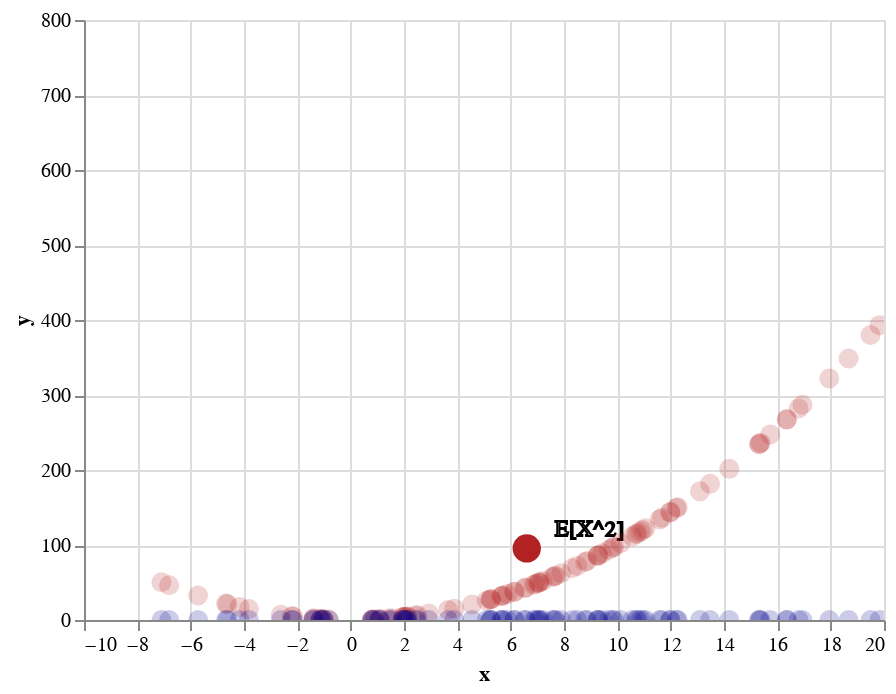

The notebook cell this image was saved under:
### Markdown cell above
### Find the expectation of the squares

Because each $x_i$ has equal probability, if we average the y-coordinates of the black dots, we get the expected value of $x_i^2$, which is $\mathbb{E}[X^2] = \frac{\Sigma_i^N[x_i]}{N}$. We show $\mathbb{E}[X^2]$ as a big red dot on the chart. For clarity, I shift the axis a bit to zoom in.

### Code cell
expected_x2, labels2 = make_scatter_chart_with_labels(X=[np.mean(s)], size=200, opacity=1, domain=(-10, 20), Y=[np.mean([i ** 2 for i in s])], L=["E[X^2]"], color="firebrick")
x2_points = make_scatter_chart(X=s, Y=[i ** 2 for i in s], color="firebrick", domain=(-10, 20))
x_points = make_scatter_chart(opacity=.2, X=s, Y=np.zeros(len(s)), domain=(-10, 20))

expected_x2 + labels2 + x2_points + x_points

### Figure 1 — Vega-Lite specification as saved in the notebook (floating-point values rounded to 4 significant figures)
{"$schema": "https://vega.github.io/schema/vega-lite/v2.6.0.json", "config": {"view": {"height": 300, "width": 400}}, "layer": [{"data": {"values": [{"label": "E[X^2]", "x": 6.603, "y": 95.37}]}, "encoding": {"x": {"field": "x", "scale": {"domain": [-10, 20]}, "type": "quantitative"}, "y": {"field": "y", "type": "quantitative"}}, "mark": {"clip": true, "color": "firebrick", "filled": true, "opacity": 1, "size": 200, "type": "point"}}, {"data": {"values": [{"label": "E[X^2]", "x": 6.603, "y": 95.37}]}, "encoding": {"text": {"field": "label", "type": "nominal"}, "x": {"field": "x", "scale": {"domain": [-10, 20]}, "type": "quantitative"}, "y": {"field": "y", "type": "quantitative"}}, "mark": {"align": "left", "baseline": "bottom", "dx": 16, "fill": "white", "fillOpacity": 1, "opacity": 1, "stroke": "black", "type": "text", "xOffset": -2, "yOffset": -4}}, {"data": {"values": [{"x": 16.36, "y": 267.5}, {"x": 2.067, "y": 4.274}, {"x": 5.266, "y": 27.73}, {"x": -1.135, "y": 1.288}, {"x": 13.48, "y": 181.6}, {"x": -1.015, "y": 1.031}, {"x": 15.31, "y": 234.4}, {"x": 9.284, "y": 86.19}, {"x": 6.526, "y": 42.59}, {"x": 10.56, "y": 111.6}, {"x": 6.129, "y": 37.57}, {"x": 5.233, "y": 27.38}, {"x": 2.106, "y": 4.434}, {"x": 8.304, "y": 68.95}, {"x": 5.632, "y": 31.72}, {"x": 0.889, "y": 0.7904}, {"x": -4.163, "y": 17.33}, {"x": 2.438, "y": 5.942}, {"x": 6.864, "y": 47.12}, {"x": 5.877, "y": 34.54}, {"x": 1.554, "y": 2.416}, {"x": 2.123, "y": 4.508}, {"x": -1.382, "y": 1.909}, {"x": 6.556, "y": 42.97}, {"x": 2.925, "y": 8.558}, {"x": 9.819, "y": 96.41}, {"x": 9.686, "y": 93.82}, {"x": -2.201, "y": 4.846}, {"x": -5.721, "y": 32.73}, {"x": 1.971, "y": 3.885}, {"x": 15.33, "y": 235.0}, {"x": 7.637, "y": 58.32}, {"x": 18.67, "y": 348.6}, {"x": 2.501, "y": 6.257}, {"x": -6.807, "y": 46.34}, {"x": 24.5, "y": 600.2}, {"x": -15.13, "y": 229.0}, {"x": 7.209, "y": 51.97}, {"x": -7.096, "y": 50.35}, {"x": 11.67, "y": 136.2}, {"x": -1.126, "y": 1.269}, {"x": 7.565, "y": 57.23}, {"x": 7.684, "y": 59.05}, {"x": 1.986, "y": 3.943}, {"x": 15.73, "y": 247.5}, {"x": 8.867, "y": 78.63}, {"x": 14.2, "y": 201.6}, {"x": 13.1, "y": 171.6}, {"x": 6.149, "y": 37.81}, {"x": 9.276, "y": 86.04}, {"x": 0.7951, "y": 0.6323}, {"x": 8.793, "y": 77.32}, {"x": 12.22, "y": 149.3}, {"x": -3.815, "y": 14.56}, {"x": 10.95, "y": 120.0}, {"x": -2.163, "y": 4.681}, {"x": 1.428, "y": 2.038}, {"x": 16.8, "y": 282.1}, {"x": 5.099, "y": 26.0}, {"x": 9.436, "y": 89.03}, {"x": -4.676, "y": 21.87}, {"x": 16.36, "y": 267.5}, {"x": 11.59, "y": 134.2}, {"x": -2.62, "y": 6.864}, {"x": 16.94, "y": 287.1}, {"x": 4.552, "y": 20.72}, {"x": 11.98, "y": 143.5}, {"x": 5.684, "y": 32.31}, {"x": 28.09, "y": 789.2}, {"x": 7.896, "y": 62.34}, {"x": 17.95, "y": 322.1}, {"x": 19.83, "y": 393.1}, {"x": 9.875, "y": 97.51}, {"x": 11.06, "y": 122.3}, {"x": -4.62, "y": 21.34}, {"x": 10.75, "y": 115.6}, {"x": 5.712, "y": 32.62}, {"x": 8.495, "y": 72.16}, {"x": 7.095, "y": 50.33}, {"x": -1.406, "y": 1.976}, {"x": 19.5, "y": 380.1}, {"x": 10.7, "y": 114.5}, {"x": 11.99, "y": 143.8}, {"x": 5.258, "y": 27.64}, {"x": 15.37, "y": 236.4}, {"x": 10.12, "y": 102.4}, {"x": 1.073, "y": 1.152}, {"x": 7.065, "y": 49.91}, {"x": -1.023, "y": 1.048}, {"x": -0.8238, "y": 0.6786}, {"x": 1.096, "y": 1.201}, {"x": 10.86, "y": 117.9}, {"x": 6.939, "y": 48.16}, {"x": 1.95, "y": 3.804}, {"x": 0.8162, "y": 0.6662}, {"x": 12.27, "y": 150.5}, {"x": 9.251, "y": 85.58}, {"x": 3.655, "y": 13.36}, {"x": 7.029, "y": 49.41}, {"x": 3.884, "y": 15.08}]}, "encoding": {"x": {"field": "x", "scale": {"domain": [-10, 20]}, "type": "quantitative"}, "y": {"field": "y", "type": "quantitative"}}, "mark": {"clip": true, "color": "firebrick", "filled": true, "opacity": 0.2, "size": 100, "type": "point"}}, {"data": {"values": [{"x": 16.36, "y": 0}, {"x": 2.067, "y": 0}, {"x": 5.266, "y": 0}, {"x": -1.135, "y": 0}, {"x": 13.48, "y": 0}, {"x": -1.015, "y": 0}, {"x": 15.31, "y": 0}, {"x": 9.284, "y": 0}, {"x": 6.526, "y": 0}, {"x": 10.56, "y": 0}, {"x": 6.129, "y": 0}, {"x": 5.233, "y": 0}, {"x": 2.106, "y": 0}, {"x": 8.304, "y": 0}, {"x": 5.632, "y": 0}, {"x": 0.889, "y": 0}, {"x": -4.163, "y": 0}, {"x": 2.438, "y": 0}, {"x": 6.864, "y": 0}, {"x": 5.877, "y": 0}, {"x": 1.554, "y": 0}, {"x": 2.123, "y": 0}, {"x": -1.382, "y": 0}, {"x": 6.556, "y": 0}, {"x": 2.925, "y": 0}, {"x": 9.819, "y": 0}, {"x": 9.686, "y": 0}, {"x": -2.201, "y": 0}, {"x": -5.721, "y": 0}, {"x": 1.971, "y": 0}, {"x": 15.33, "y": 0}, {"x": 7.637, "y": 0}, {"x": 18.67, "y": 0}, {"x": 2.501, "y": 0}, {"x": -6.807, "y": 0}, {"x": 24.5, "y": 0}, {"x": -15.13, "y": 0}, {"x": 7.209, "y": 0}, {"x": -7.096, "y": 0}, {"x": 11.67, "y": 0}, {"x": -1.126, "y": 0}, {"x": 7.565, "y": 0}, {"x": 7.684, "y": 0}, {"x": 1.986, "y": 0}, {"x": 15.73, "y": 0}, {"x": 8.867, "y": 0}, {"x": 14.2, "y": 0}, {"x": 13.1, "y": 0}, {"x": 6.149, "y": 0}, {"x": 9.276, "y": 0}, {"x": 0.7951, "y": 0}, {"x": 8.793, "y": 0}, {"x": 12.22, "y": 0}, {"x": -3.815, "y": 0}, {"x": 10.95, "y": 0}, {"x": -2.163, "y": 0}, {"x": 1.428, "y": 0}, {"x": 16.8, "y": 0}, {"x": 5.099, "y": 0}, {"x": 9.436, "y": 0}, {"x": -4.676, "y": 0}, {"x": 16.36, "y": 0}, {"x": 11.59, "y": 0}, {"x": -2.62, "y": 0}, {"x": 16.94, "y": 0}, {"x": 4.552, "y": 0}, {"x": 11.98, "y": 0}, {"x": 5.684, "y": 0}, {"x": 28.09, "y": 0}, {"x": 7.896, "y": 0}, {"x": 17.95, "y": 0}, {"x": 19.83, "y": 0}, {"x": 9.875, "y": 0}, {"x": 11.06, "y": 0}, {"x": -4.62, "y": 0}, {"x": 10.75, "y": 0}, {"x": 5.712, "y": 0}, {"x": 8.495, "y": 0}, {"x": 7.095, "y": 0}, {"x": -1.406, "y": 0}, {"x": 19.5, "y": 0}, {"x": 10.7, "y": 0}, {"x": 11.99, "y": 0}, {"x": 5.258, "y": 0}, {"x": 15.37, "y": 0}, {"x": 10.12, "y": 0}, {"x": 1.073, "y": 0}, {"x": 7.065, "y": 0}, {"x": -1.023, "y": 0}, {"x": -0.8238, "y": 0}, {"x": 1.096, "y": 0}, {"x": 10.86, "y": 0}, {"x": 6.939, "y": 0}, {"x": 1.95, "y": 0}, {"x": 0.8162, "y": 0}, {"x": 12.27, "y": 0}, {"x": 9.251, "y": 0}, {"x": 3.655, "y": 0}, {"x": 7.029, "y": 0}, {"x": 3.884, "y": 0}]}, "encoding": {"x": {"field": "x", "scale": {"domain": [-10, 20]}, "type": "quantitative"}, "y": {"field": "y", "type": "quantitative"}}, "mark": {"clip": true, "color": "darkblue", "filled": true, "opacity": 0.2, "size": 100, "type": "point"}}]}
